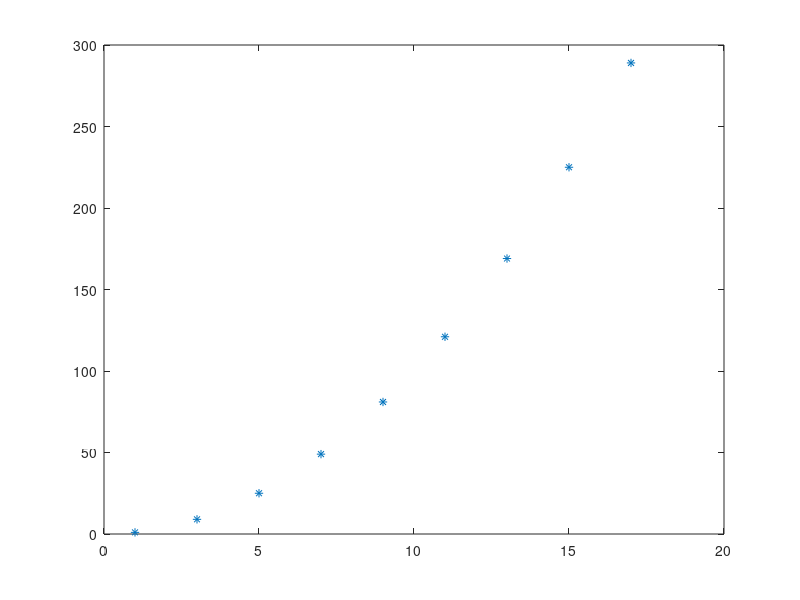

This figure's MATLAB source: (Note: this script raises an error after producing the figure.)
%% HW 3 - MAT225 Fall 2022
% -------------------------------------------------------------------------
% Chapter 3 - Scripts, FileIO, Plots, fprintf
%
% Author: Quinlan, J.
% Modified: 2022-09-10
% 
% MATLAB: 9.10.0.1739362 (R2021a)
%
% REFERENCE:
% Attaway, S. (2019). Matlab: a 
% practical introduction to programming 
% and problem solving. Butterworth-Heinemann.

% -------------------------------------------------------------------------


%% #3. 
%{
Prompt user for a number.
%}
x = input(' Enter your favorite number: ');



%% #5. 
%{
Prompt user for number, then use fprintf to 
print the value of this variable to 2 decimals.
%}
x = input(' Enter your favorite number: ');
fprintf('Your number is %0.2f.\n',x);



%% #17. 
%{
Assign x and y coordinates, then plot using green +.
%}
x = 5; y= 2;
plot(x,y,'g+')



%% #18. 
%{
Plot sin(x) for x in 0 to pi
%}
x = linspace(0,pi);
plot(x,sin(x))


%% #19. 
%{
- Prompt user for a max x value
- create an x vector from 1 to user's max in steps of 0.1
- create vector y = sin(x)
- plot(x,y) using blue *'s, add x,y labels and a title
%}
m = input(' Enter maximum for value for vector: ');
x = 1:0.1:m;
y = sin(x);
plot(x,y,'b*')
xlabel('x');
ylabel('sin(x)');
title('y = sin(x)');


%% #21. 
%{
Generate a random integer n, 
create a vector of the integer 1 through n in steps 2, 
square them, and 
plot the squares.
%}
n = randi([2,100]);
x = 1:2:n;
y = x.^2;
plot(x,y,'*')



%% #23. 
%{
Create a 3x6 matrix of random integers from 50-100.
Write this to `randfile.dat`. 
Create a new 2x6 matrix from 50 - 100.
Append this matrix to the file.
Then, read file.
%}

A = randi([50,100], 3, 6);
save randfile.dat A -ascii
B = randi([50,100], 2, 6);
save randfile.dat B -ascii -append
load randfile.dat



%% #24. 
%{
Create a 5 x 5 random matrix. Create 3x3 "middle"
matrix and save to a file.
%}
A = randi([50,100], 5,5);
B = A(2:4,2:4);
save randfile.dat B -ascii



%% #31. 
%{
Write function isdivby4 that receives an integer
and returns logical if the input is divisible by 4.  
%}
% See EOF

% Test
isdivby4(16)

%% #33. 
%{
Write a function ispythag which takes three input values
and determines (T/F) if they form a Pythagorean triple.
%}

% See EOF

% Test
ispythag(3,4,5)




% Local FUNCTIONS 
function y = isdivby4(x)
    y = mod(x,4) == 0;
end


function y = ispythag(x,y,z)
    y = x^2 + y^2 == z^2;
end